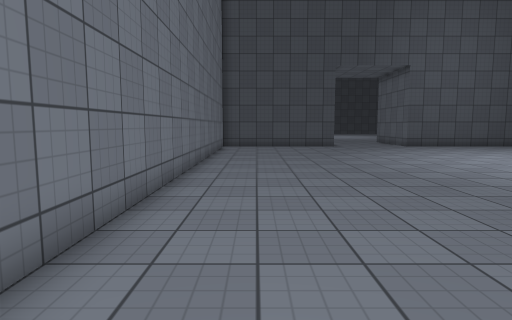
View 1 (above)

19 first-person views from a walk through a Unity game level. The camera is 1.3 m above the floor, tilts 6° down and sees 75° across. The floor is counted in squares, 1 m on a side. Each view is taken from the middle of a square. On the plan, view 1 faces up. The plan holds only what a view shows up to about 14 squares ahead; the rest is blank. The place goes on beyond the plan. Surface patterns are stand-ins for the level's own textures.

View 2
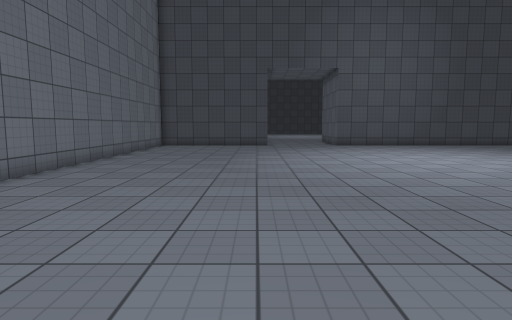

View 3
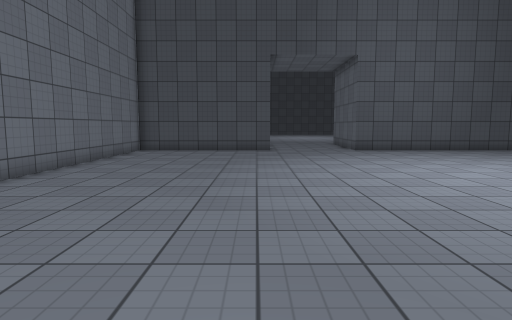

View 4
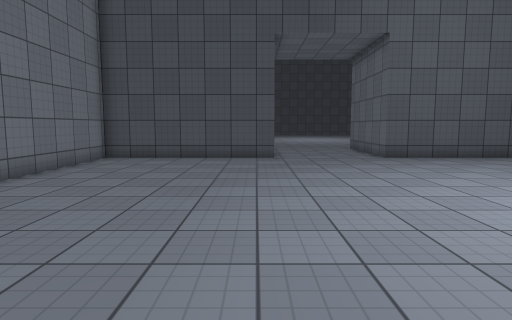

View 5
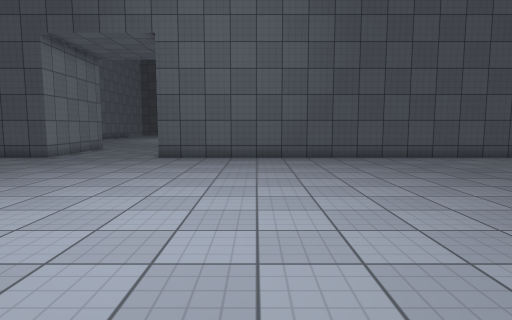

View 6
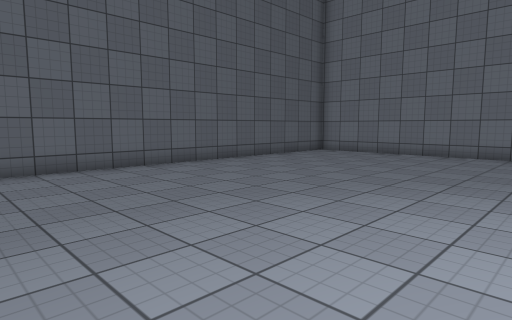

View 7
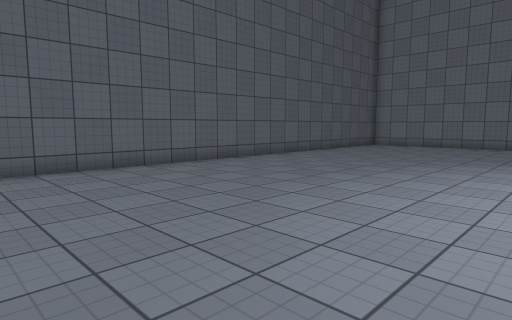

View 8
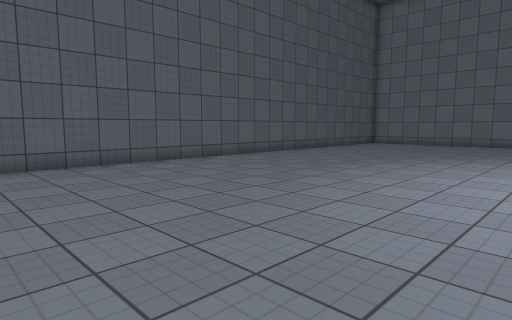

View 9
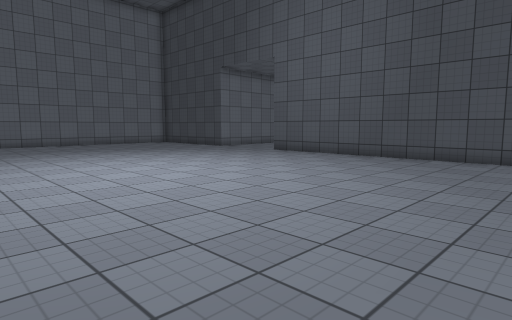

View 10
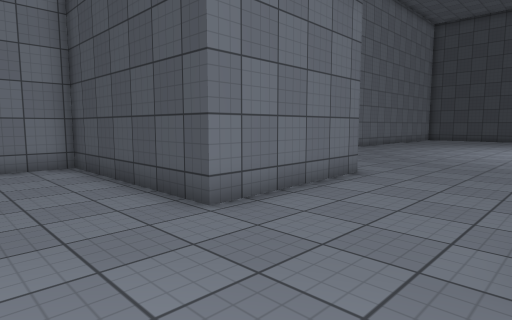

View 11
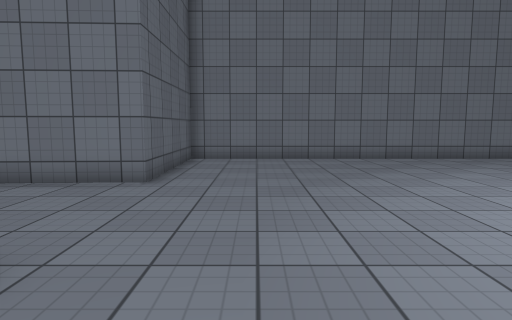

View 12
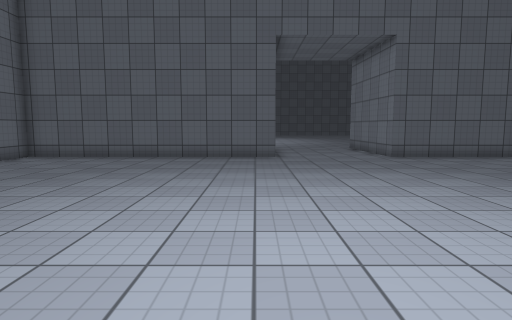

View 13
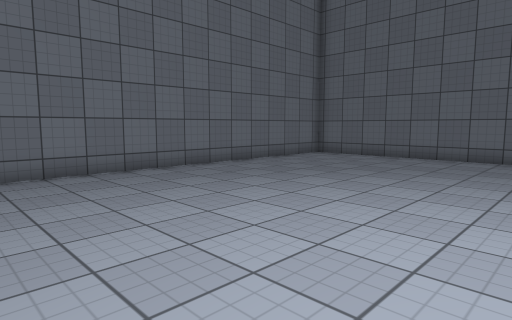

View 14
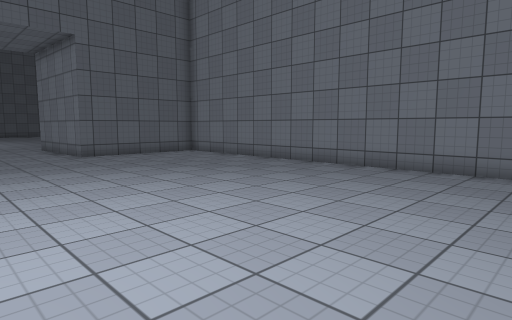

View 15
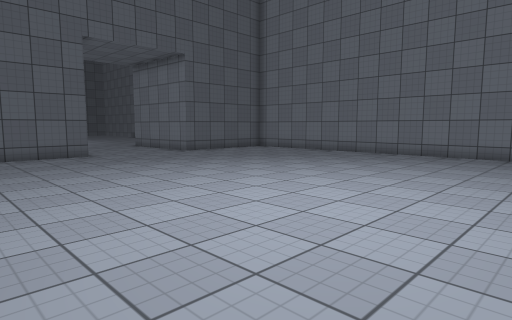

View 16
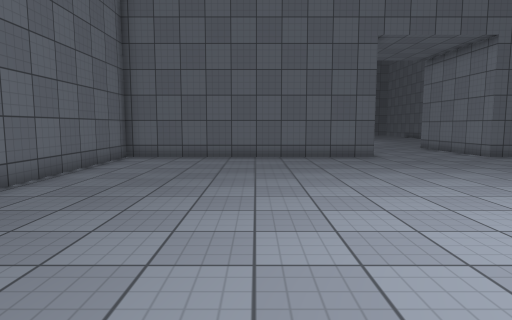

View 17
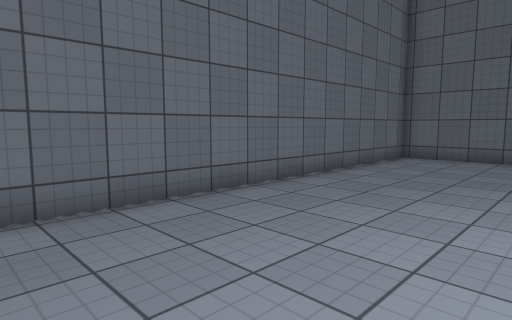

View 18
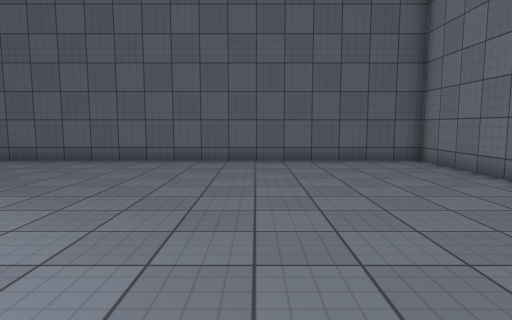

View 19
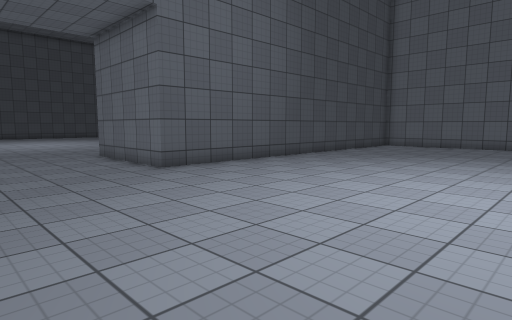

### Floor plan
Points are (right, up) in squares from view 1. A wall is a line through its corners. A room is listed if a view was taken in it or the views show most of it. See-through windows are left out.
Room 1 (views 1, 2, 3, 4, 5, 6, 7, 8, 9, 10, 18, 19)
walls: (21.5, 20.2) (9.1, 20.2) (9.2, 25.5); (4.5, 25.5) (4.7, 20.2) (-2, 20.2) (-2, -2.1) (19.6, -2.1)
ways out: opening at (7.5, 26.7) to room 2
Room 2 (views 11, 12, 13, 14, 15, 16, 17)
walls: (9.2, 25.5) (19.3, 25.5) (19.3, 38.4); (-0.8, 38.8) (-0.8, 25.5) (4.5, 25.5)
ways out: opening at (7.5, 26.7) to room 1

Where each view was taken, in squares from view 1:
view 1: 0 up, 0 right, facing up
view 2: 1 down, 4 right, facing up
view 3: 3 up, 4 right, facing up
view 4: 7 up, 4 right, facing up
view 5: 7 up, 13 right, facing up
view 6: 8 up, 13 right, facing down-left
view 7: 8 up, 19 right, facing down-left
view 8: 9 up, 21 right, facing down-left
view 9: 7 up, 21 right, facing up-left
view 10: 17 up, 9 right, facing up-left
view 11: 28 up, 12 right, facing left
view 12: 39 up, 10 right, facing down
view 13: 39 up, 10 right, facing down-right
view 14: 40 up, 9 right, facing down-left
view 15: 40 up, 14 right, facing down-left
view 16: 39 up, 14 right, facing down
view 17: 39 up, 14 right, facing down-right
view 18: 10 up, 4 right, facing down
view 19: 11 up, 4 right, facing up-right
